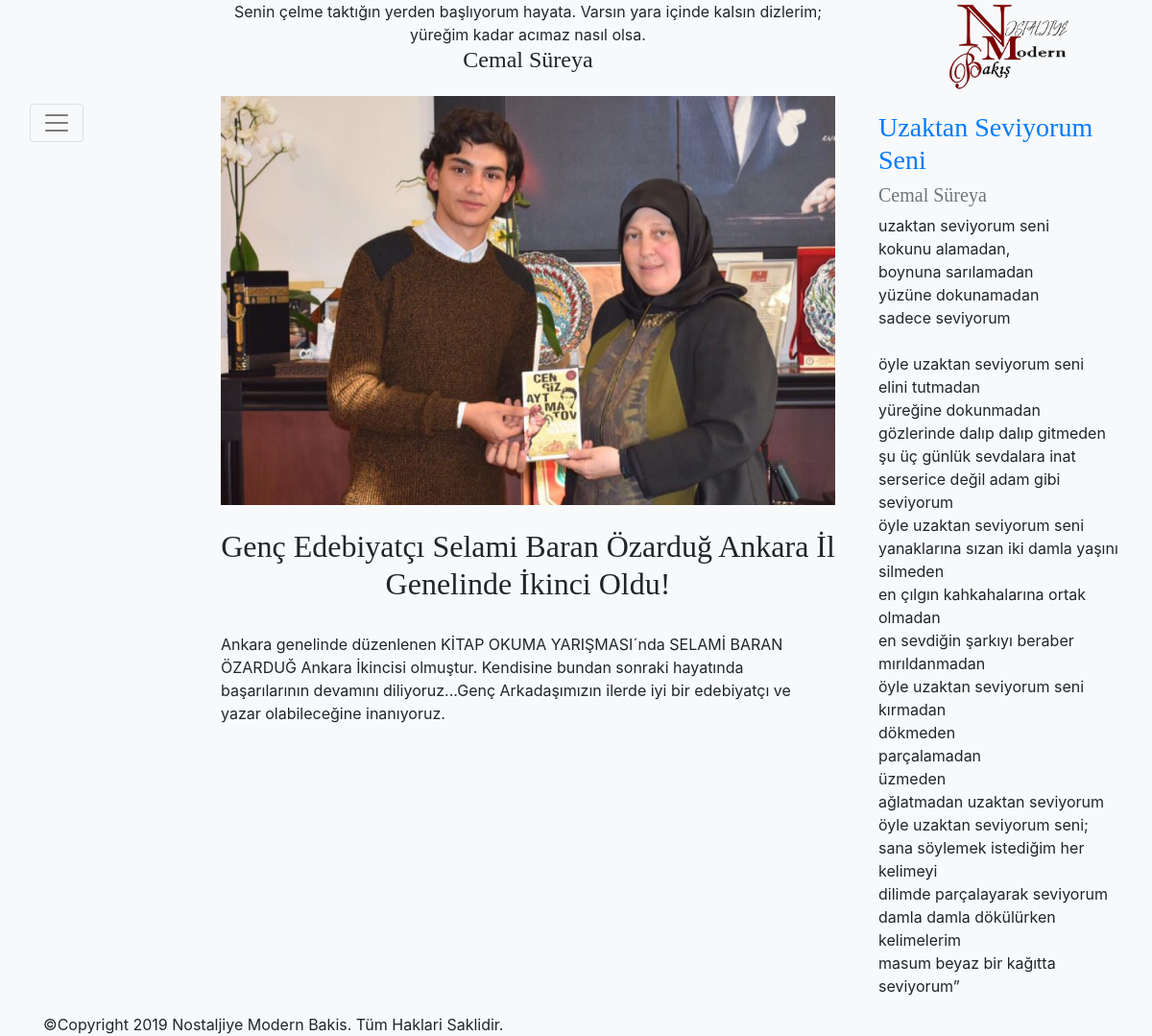
The page /haber.php?id=1 on the database its author committed.
### tables this page shows
CREATE TABLE `sozler` (
  `id` int(11) NOT NULL,
  `soyleyen` varchar(50) NOT NULL,
  `soz` text NOT NULL
);

CREATE TABLE `haber` (
  `id` int(11) NOT NULL,
  `baslik` varchar(100) NOT NULL,
  `icerik` text NOT NULL,
  `resim` text NOT NULL
);

CREATE TABLE `siirler` (
  `id` int(11) NOT NULL,
  `yazar_id` int(11) NOT NULL,
  `adi` varchar(50) NOT NULL,
  `soyleyen` varchar(50) NOT NULL,
  `siir` text NOT NULL,
  `sarki_knm` text NOT NULL
);

CREATE TABLE `yazarlar` (
  `id` int(11) NOT NULL,
  `adi` varchar(50) NOT NULL,
  `soyadi` varchar(50) NOT NULL,
  `donem` varchar(50) NOT NULL,
  `foto_url` varchar(300) NOT NULL,
  `dgr_eserler` text,
  `hayati` text NOT NULL
);

### haber.php (the view, shortened to what this page needs)
<?php require_once("includes/header.php");?>
<?php
  $query=mysql_query("Select * from haber where id='$_GET[id]'");
  $row=mysql_fetch_array($query);
  $baslik=$row["baslik"];
  $resim=$row["resim"];
  $icerik=html_entity_decode($row["icerik"], ENT_QUOTES,"UTF-8");
?>
<div class="col-12 text-center">
  <img src="<?php echo $resim;?>" class="img-fluid" alt="1">
</div>
<br/>
<div class="col-12 text-center">
  <h2 class="baslik_fontu"><?php echo $baslik;?><h2/>
</div>
<br/>
<div class="col-12">
  <p class="text-left"><?php echo $icerik; ?></p>
</div>
<?php require_once("includes/footer.php");?>

### includes/header.php (shortened to what this page needs)
<html>
  <head>
    <link rel="stylesheet" href="https://stackpath.bootstrapcdn.com/bootstrap/4.3.1/css/bootstrap.min.css">
  </head>
  <body class="bg-light">
        <div class="container-fluid">
          <div class="row">
            <div class="col"></div>
            <div class="col-7">
                <div class="text-center">
                  <?php
            						$qr=mysql_query("select * from sozler");
            						$str_say=mysql_num_rows($qr);
            						$rnd=mt_rand(1,$str_say);
            						$query=mysql_query("select * from sozler where id='$rnd'");
            						$row=mysql_fetch_array($query);
            						echo $row["soz"];
                        echo "<h4 class=\"baslik_fontu\">".$row["soyleyen"]."</h4>";
            			?>
                </div>
              </div>
            <div class="col-3 text-center">
                <a href="anasayfa.php"><img width="125" height="100" src="Logo.png" alt="logo" /></a>
              </div>
          </div>
          <div class="row">
              <div class="col-2">
                <div class="pos-f-t">
                        <nav class="navbar navbar-light bg-light">
                          <button class="navbar-toggler" type="button" data-toggle="collapse" data-target="#navbarToggleExternalContent" aria-controls="navbarToggleExternalContent" aria-expanded="flase" aria-label="Toggle navigation">
                            <span class="navbar-toggler-icon"></span>
                          </button>
                        </nav>
                </div>
              </div>
              <div class="col-7">

### includes/footer.php
</div>
	<div class="col-3">
		<p>
			<?php
						$qr=mysql_query("select * from siirler");
						$str_say=mysql_num_rows($qr);
						$rnd=mt_rand(1,$str_say);
						$query=mysql_query("select * from siirler where id='$rnd'");
						$row=mysql_fetch_array($query);
						echo "<h3><a class=\"text-primary baslik_fontu\" href=\"siir_bilgileri.php?id=".$row["id"]."\">".$row["adi"]."</a></h3>";
						$q1=mysql_query("select * from yazarlar where id='$row[yazar_id]'");
						$r1=mysql_fetch_array($q1);
						echo "<h5><a class=\"text-muted baslik_fontu\" href=\"yzr_bilgileri.php?id=".$r1["id"]."\">".$r1["adi"]." ".$r1["soyadi"]."</a></h5>";
						$satirlar = file($row["siir"]);
						foreach ($satirlar as $siir)
						{
							echo $siir."<br>";
						}
			?>
	</p>
	</div>
</div>
    	</div>
    <div class="container">©Copyright 2019 Nostaljiye Modern Bakis. Tüm Haklari Saklidir.</div>
  </body>
</html>

### includes/header.php (style rules this page uses)
.baslik_fontu { font-family: "Times New Roman", Times, serif; }

### rows shown on the page
sozler: soz "Senin çelme taktığın yerden başlıyorum hayata. Varsın yara içinde kalsın dizlerim; yüreğim kadar acımaz nasıl olsa.", soyleyen "Cemal Süreya"
haber: resim (picture), baslik "Genç Edebiyatçı Selami Baran Özarduğ Ankara İl Genelinde İkinci Oldu!", icerik "Ankara genelinde düzenlenen KİTAP OKUMA YARIŞMASI´nda SELAMİ BARAN ÖZARDUĞ Ankara İkincisi olmuştur. Kendisine bundan sonraki hayatında başarılarının devamını diliyoruz...Genç Arkadaşımızın ilerde iyi bir edebiyatçı ve yazar olabileceğine inanıyoruz."
siirler: adi "Uzaktan Seviyorum Seni", siir "uzaktan seviyorum seni", siir "kokunu alamadan,", siir "boynuna sarılamadan", siir "yüzüne dokunamadan", siir "sadece seviyorum", siir "öyle uzaktan seviyorum seni", siir "elini tutmadan", siir "yüreğine dokunmadan", siir "gözlerinde dalıp dalıp gitmeden", siir "şu üç günlük sevdalara inat", siir "serserice değil adam gibi seviyorum", siir "yanaklarına sızan iki damla yaşını silmeden", siir "en çılgın kahkahalarına ortak olmadan", siir "en sevdiğin şarkıyı beraber mırıldanmadan", siir "kırmadan", siir "dökmeden", siir "parçalamadan", siir "üzmeden", siir "ağlatmadan uzaktan seviyorum", siir "öyle uzaktan seviyorum seni;", siir "sana söylemek istediğim her kelimeyi", siir "dilimde parçalayarak seviyorum", siir "damla damla dökülürken kelimelerim", siir "masum beyaz bir kağıtta seviyorum”"
yazarlar: adi "Cemal", soyadi "Süreya"
